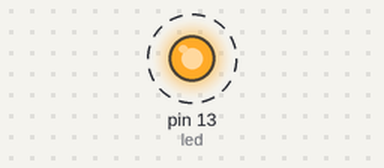
Recording of a sketch running on a simulated Arduino Uno, built with avr-gcc and run on an emulated ATmega328P. Shown: output pins drawn as LEDs (lit = HIGH). Dashed ring = blinking.

Above: at 0.2 s.
Timing chart, 0 to 4.6 s (numbered marks = the images above):
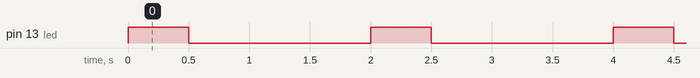

Measured:
- by itself, pin 13 (led): alternates HIGH for 0.50 s and LOW for 1.5 s

The sketch:

sheet1q1.ino
```cpp
// question 1
char led=13;
unsigned int dutyCycle=2000;
void setup() {
 pinMode (led,OUTPUT);

}

void loop() {
  digitalWrite (led,HIGH);
  delay (dutyCycle*.25);
  digitalWrite (led,LOW);
  delay (dutyCycle*.75);

}
```
